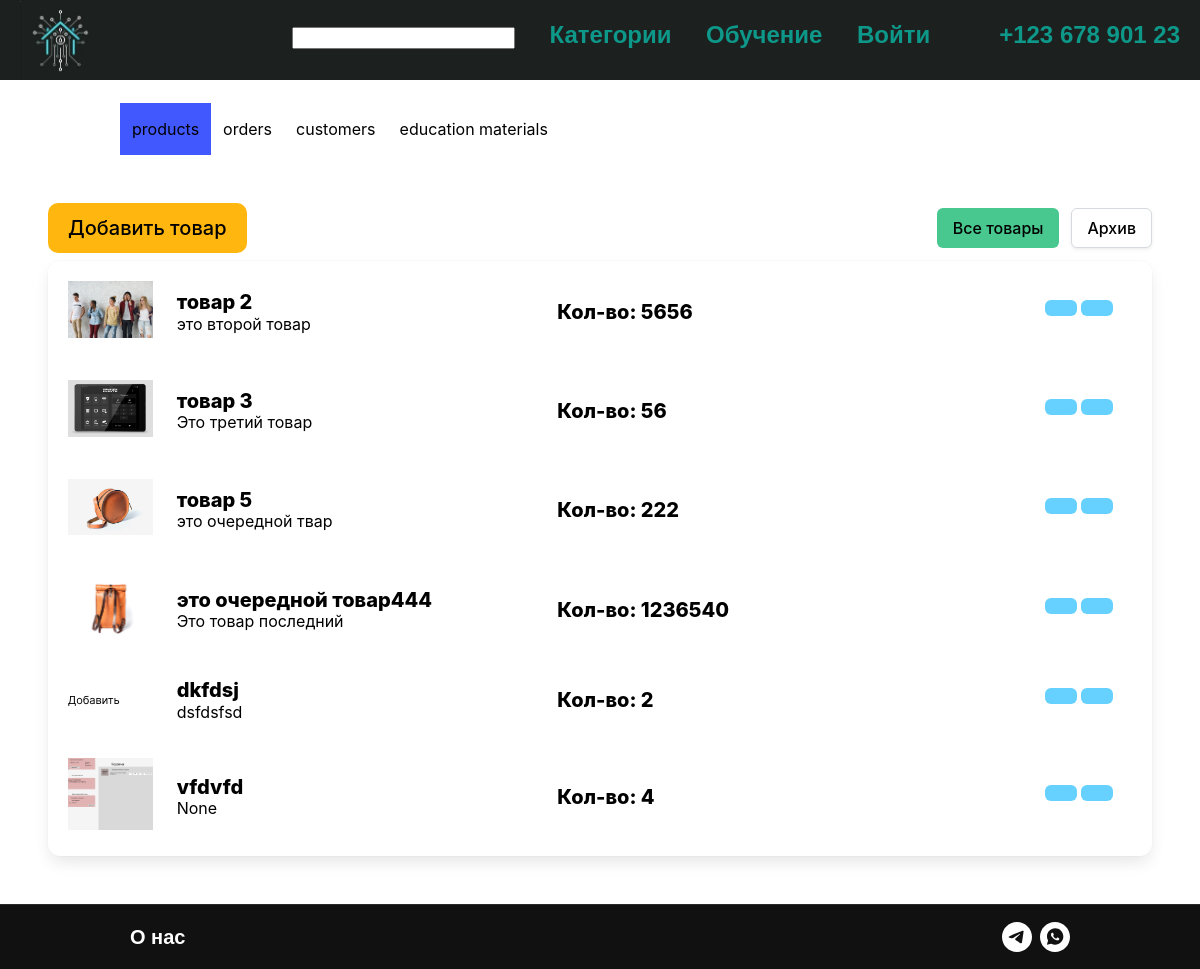
/cms/products/, run on an earlier commit of the app's database.
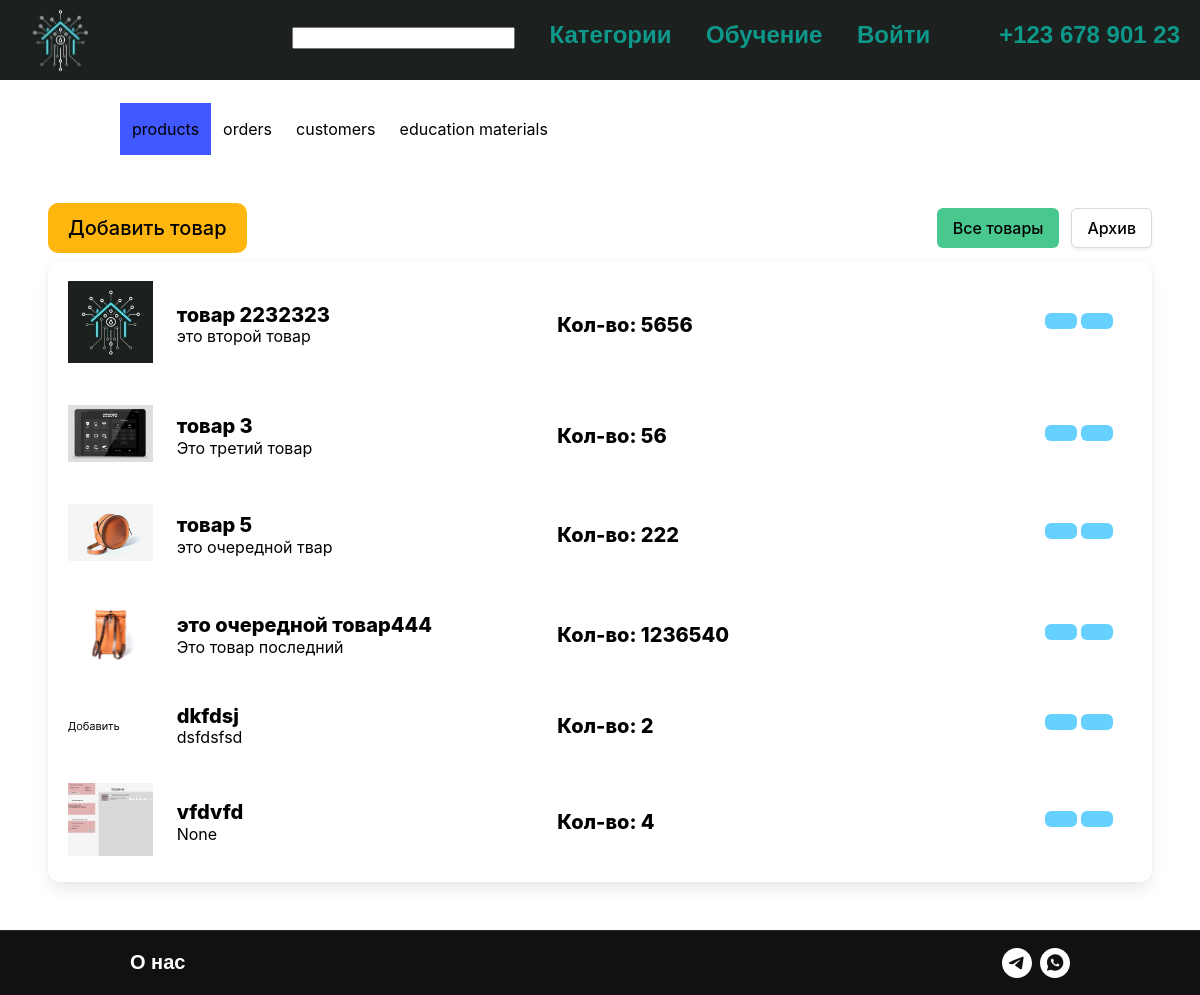
And on a later commit of the database.
### shop/models.py (models this page shows, shortened)
class Product(models.Model):
    name = models.CharField(
        max_length=200, unique=True, verbose_name='Наменование продукта'
    )
    slug = models.SlugField(
        max_length=200, unique=True, blank=True, null=True, verbose_name='URL'
    )
    image = models.ImageField(
        upload_to='products/%Y/%m/%d', blank=True, verbose_name='Изображение'
    )
    description = models.CharField(
        max_length=250, blank=True, null=True, verbose_name='Описание'
    )
    price = models.DecimalField(
        default=0.00, max_digits=10, decimal_places=2, verbose_name='Цена'
    )
    quantity = models.PositiveSmallIntegerField(
        default=0, verbose_name="Остаток"
    )
    attributes = models.TextField(
        max_length=1000, blank=True, null=True, verbose_name='Характеристики'
    )
    status = models.CharField(max_length=255, choices=STATUS, default='open')

### cms/views.py (the view)
# urls.py: path('products/',views.products, name='products'),
def products(request):
    filter = request.GET.get('filter')
    products = Product.objects.filter(status='open' if not filter else 'archived')
    products = products.filter(status='archived') if filter else products
    for product in products:
        if product.quantity==0:
            product.status='archived'
            product.save()
    return render(request, 'products.html', {'products': products, 'filter': filter})

### shop/templatetags/index.py (called while the page is built)
@register.filter
def split_url(addr, i):
    return addr.split(i)

### cms/templates/products.html (shortened to what this page needs)
{% extends 'layout.html' %}
{% block content_cms %}
<div class="section">
    <div class="is-flex is-justify-content-space-between">
        <a href="{% url 'cms:add_product' %}" class="button is-medium is-warning">
        Добавить товар
    </a>
         <div class="buttons">
            <a href ="{% url 'cms:products' %}" class="button {% if not filter %} is-success {% endif %}"> Все товары</a>
            <a href ="{% url 'cms:products' %}?filter=archived" class="button {% if filter %} is-success {% endif %}">Архив</a>
        </div>
    </div>
    {% if not products %}
    <div class="section is-large ">
        <div class="container">
            <div class="columns is-centered is-vcentered">
                <div class="column is-5 has-text-centered">
                    <div class="title">
                        Пока нет товаров
                    </div>
                </div>
            </div>
        </div>
    </div>
    {% else %}
    <div class="box mt-2">
        {% for product in products %}
        <div class="block">
            <div class="columns is-vcentered">
                <div class="column is-1">
                    <img src="{{product.image.url}}" alt="">
                </div>
                <div class="column is-4">
                    <div class="title is-5">
                        {{product.name}}
                    </div>
                    <div class="subtitle is-6">
                        {{product.description}}
                    </div>
                </div>
                <div class="column is-2">
                    <div class="title is-5">
                        Кол-во:
                        {{product.quantity}}
                    </div>
                </div>
                <div class="column is-4 has-text-right">
                    <a href="{% url 'cms:edit_product' product.pk %}" class="button is-info">
                    </a>
                    <a class="button is-info" href="{% url 'cms:archive_product' product.pk %}">
                    </a>
                </div>
            </div>
        </div>
        {% endfor %}
    </div>
    {% endif %}
</div>
{% endblock %}

What changed in the data, as far as the page shows it:
changed Product "это второй товар": image: a different picture; name "товар 2" → "товар 2232323"
